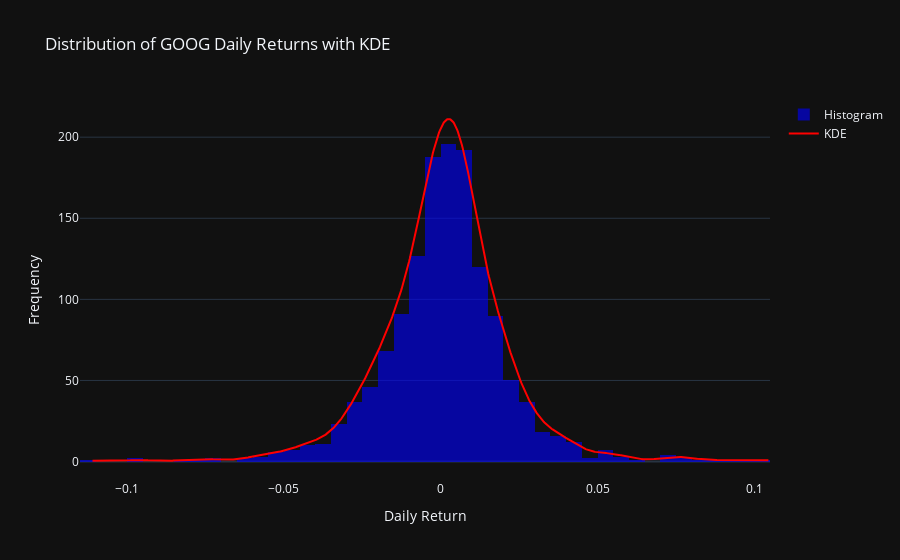

The cell this chart's notebook holds for it:
### Markdown cell above
#### Now let's look at a distribution of daily returns for AAPL.

### Code cell
# Calculating the pct_change of the Close column
goog_data.loc[:, 'daily_return'] = goog_data['Close'].pct_change()

# Plotting this new feature, with n = 50 bins as a default
daily_returns = goog_data['daily_return'].dropna().copy()

# Calculating the KDE for the daily returns
kde = gaussian_kde(daily_returns)
x_vals = np.linspace(daily_returns.min(), daily_returns.max(), 1000)
kde_vals = kde(x_vals)

# Calculating the histogram first without plotting
hist_values, bin_edges = np.histogram(daily_returns, bins = 50)

# Calculate the bin width
manual_scaling_factor = max(hist_values) / max(kde_vals) * 1.2

# Plotting histogram of daily returns
fig = go.Figure(data = [go.Histogram(x = daily_returns, nbinsx=50, name = 'Histogram', marker_color = 'blue', opacity = 0.6)])

# Scaling for the KDE Curve is needed here
#scaling_factor = max(hist_values) / max(kde_vals)
kde_vals_scaled = kde_vals * manual_scaling_factor

# Plotting the KDE Curve
fig.add_trace(go.Scatter(x = x_vals, y = kde_vals_scaled, mode = 'lines', name = 'KDE', line = dict(color = 'red')))

fig.update_layout(title = 'Distribution of GOOG Daily Returns with KDE', xaxis_title = 'Daily Return', yaxis_title = 'Frequency', template = 'plotly_dark')
fig.show()

### Figure 1 — Plotly figure (JSON) as saved in the notebook; plotly's stock layout.template omitted (floating-point values rounded to 4 significant figures; data arrays with more than 128 entries replaced by an {"elided": "..."} marker saying what was removed)
{"data": [{"marker": {"color": "blue"}, "name": "Histogram", "nbinsx": 50, "opacity": 0.6, "type": "histogram", "x": {"elided": "1381 float values"}}, {"line": {"color": "red"}, "mode": "lines", "name": "KDE", "type": "scatter", "x": {"elided": "1000 float values"}, "y": {"elided": "1000 float values"}}], "layout": {"title": {"text": "Distribution of GOOG Daily Returns with KDE"}, "xaxis": {"title": {"text": "Daily Return"}}, "yaxis": {"title": {"text": "Frequency"}}}}
